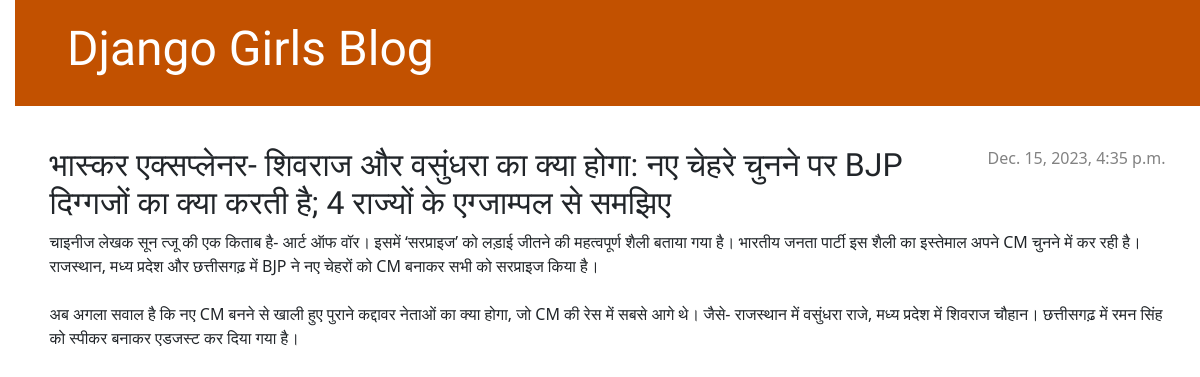
/post/1/, run on an earlier commit of the app's database.
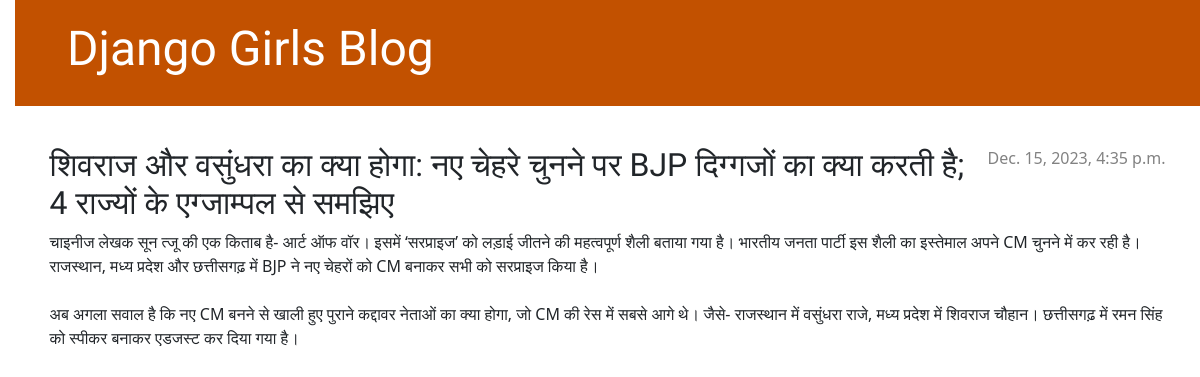
And on a later commit of the database.
### blog/models.py (models this page shows, shortened)
class Post(models.Model):
    author = models.ForeignKey(settings.AUTH_USER_MODEL, on_delete=models.CASCADE)
    title = models.CharField(max_length=200)
    text = models.TextField()
    created_date = models.DateTimeField(default=timezone.now)
    published_date = models.DateTimeField(blank=True, null=True)

### blog/views.py (the view)
# urls.py: path('post/<int:pk>/', views.post_detail, name='post_detail'),
def post_detail(request, pk):
    post = get_object_or_404(Post, pk=pk)
    return render(request, 'blog/post_detail.html', {'post': post})

### blog/templates/blog/post_detail.html (shortened to what this page needs)
{% extends 'blog/base.html' %}
{% block content %}
    <article class="post">
        {% if post.published_date %}
            <time class="date">
                {{ post.published_date }}
            </time>
        {% endif %}
        <h2>{{ post.title }}</h2>
        <p>{{ post.text|linebreaksbr }}</p>
    </article>
{% endblock %}

What changed in the data, as far as the page shows it:
changed Post: title "भास्कर एक्सप्लेनर- शिवराज और वसुंधरा का क्या होगा: नए चेहरे चुनने पर BJP दिग्गजों का क्या करती है; 4 राज्यों के एग्जाम्पल से समझिए" → "शिवराज और वसुंधरा का क्या होगा: नए चेहरे चुनने पर BJP दिग्गजों का क्या करती है; 4 राज्यों के एग्जाम्पल से समझिए"
